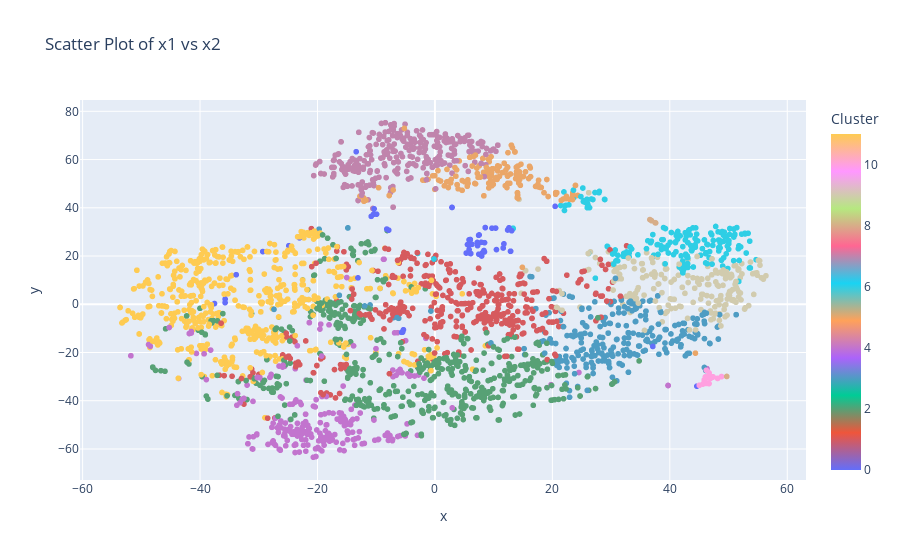

The code cell stored with this chart in its notebook:
### Code cell
tsne_ohe=Pipeline([
    ('preprocessor',preprocessor),
    ('tsne',TSNE(n_components=2,
                  random_state=42,
                  perplexity=30,
                  early_exaggeration=12
                  ))
            ])

genre_clustered_ohe=pd.DataFrame(tsne_ohe.fit_transform(genre_data),columns=['x','y'])
genre_clustered_ohe['cluster']=clusters
genre_clustered_ohe['genres']=genre_data['genres']

fig = px.scatter(
    genre_clustered_ohe,
    x='x',
    y='y',
    color='cluster',
    hover_data=['genres'],
    title='Scatter Plot of x1 vs x2',
    labels={'x1': 'Feature X1', 'x2': 'Feature X2', 'cluster': 'Cluster'},
    color_continuous_scale=px.colors.qualitative.Plotly
)

fig.update_traces(
    hovertemplate="<br>".join([
        "X1: %{x}",
        "X2: %{y}",
        "Genre: %{customdata[0]}",
        "Cluster: %{marker.color}"
    ])
)

fig.show()

### Figure 1 — Plotly figure (JSON) as saved in the notebook; plotly's stock layout.template omitted (floating-point values rounded to 4 significant figures; data arrays with more than 128 entries replaced by an {"elided": "..."} marker saying what was removed)
{"data": [{"customdata": {"elided": "2973x1 str values"}, "hovertemplate": "X1: %{x}<br>X2: %{y}<br>Genre: %{customdata[0]}<br>Cluster: %{marker.color}", "legendgroup": "", "marker": {"color": {"elided": "2973 int values"}, "coloraxis": "coloraxis", "symbol": "circle"}, "mode": "markers", "name": "", "showlegend": false, "type": "scattergl", "x": {"elided": "2973 float values"}, "xaxis": "x", "y": {"elided": "2973 float values"}, "yaxis": "y"}], "layout": {"coloraxis": {"colorbar": {"title": {"text": "Cluster"}}, "colorscale": [[0, "#636EFA"], [0.1111, "#EF553B"], [0.2222, "#00CC96"], [0.3333, "#AB63FA"], [0.4444, "#FFA15A"], [0.5556, "#19D3F3"], [0.6667, "#FF6692"], [0.7778, "#B6E880"], [0.8889, "#FF97FF"], [1, "#FECB52"]]}, "legend": {"tracegroupgap": 0}, "title": {"text": "Scatter Plot of x1 vs x2"}, "xaxis": {"anchor": "y", "domain": [0, 1], "title": {"text": "x"}}, "yaxis": {"anchor": "x", "domain": [0, 1], "title": {"text": "y"}}}}
